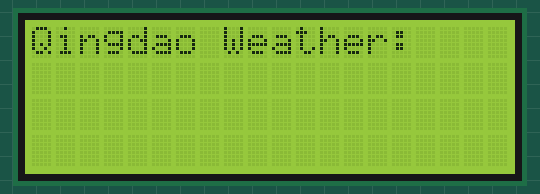
Recording of a sketch running on a simulated ESP8266 (NodeMCU). On the bench: 20×4 character LCD. WiFi joins after 1.5 s; servers stay silent unless stated; uploads are accepted with an empty reply; what the sketch prints to the serial monitor is not drawn.

Above: at 0.1 s.
At 3.6 s:
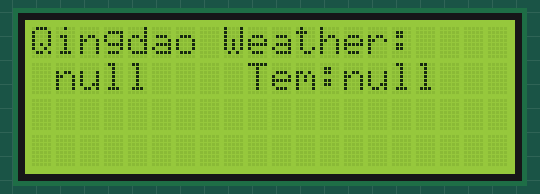

The sketch:

code.ino
```cpp
#include <ArduinoJson.h>
#include <ESP8266WiFi.h>
#include <Wire.h>
#include <LiquidCrystal_I2C.h>
LiquidCrystal_I2C lcd(0x27,20,4);  // set the LCD address to 0x27 for a 16 chars and 2 line display


const char* ssid     = "shuo";       // 连接WiFi名（此处使用shuo为示例）
                                            // 请将您需要连接的WiFi名填入引号中
const char* password = "123456789";          // 连接WiFi密码（此处使用123456789为示例）
                                            // 请将您需要连接的WiFi密码填入引号中

const char* host = "api.seniverse.com";     // 将要连接的服务器地址
const int httpPort = 80;                    // 将要连接的服务器端口

// 心知天气HTTP请求所需信息
String reqUserKey = "SLCDhO3YLZzWseA7J";   // 私钥
String reqLocation = "qingdao";            // 城市
String reqUnit = "c";                      // 摄氏/华氏

void setup(){
  Serial.begin(9600);
  Serial.println("");

  lcd.init();
  // Print a message to the LCD.
  lcd.backlight();
  lcd.setCursor(0,0);
  lcd.print("Qingdao Weather:");

  // 连接WiFi
  connectWiFi();
}

void loop(){
  // 建立心知天气API当前天气请求资源地址
  String reqRes = "/v3/weather/now.json?key=" + reqUserKey +
                  + "&location=" + reqLocation +
                  "&language=en&unit=" +reqUnit;

  // 向心知天气服务器服务器请求信息并对信息进行解析
  httpRequest(reqRes);
  delay(5000);
}

// 向心知天气服务器服务器请求信息并对信息进行解析
void httpRequest(String reqRes){
  WiFiClient client;

  // 建立http请求信息
  String httpRequest = String("GET ") + reqRes + " HTTP/1.1\r\n" +
                              "Host: " + host + "\r\n" +
                              "Connection: close\r\n\r\n";
  Serial.println("");
  Serial.print("Connecting to "); Serial.print(host);

  // 尝试连接服务器
  if (client.connect(host, 80)){
    Serial.println(" Success!");

    // 向服务器发送http请求信息
    client.print(httpRequest);
    Serial.println("Sending request: ");
    Serial.println(httpRequest);

    // 获取并显示服务器响应状态行
    String status_response = client.readStringUntil('\n');
    Serial.print("status_response: ");
    Serial.println(status_response);

    // 使用find跳过HTTP响应头
    if (client.find("\r\n\r\n")) {
      Serial.println("Found Header End. Start Parsing.");
    }

    // 利用ArduinoJson库解析心知天气响应信息
    parseInfo(client);
  } else {
    Serial.println(" connection failed!");
  }
  //断开客户端与服务器连接工作
  client.stop();
}

void connectWiFi(){
  WiFi.begin(ssid, password);
  Serial.print("Connecting to ");
  Serial.print(ssid); Serial.println(" ...");

  int i = 0;
  int timeout = 30; // Timeout after 30 seconds
  while (WiFi.status() != WL_CONNECTED && i < timeout) {
    delay(1000);
    Serial.print(i++); Serial.print(' ');
  }
  if (WiFi.status() == WL_CONNECTED) {
    Serial.println("");
    Serial.println("Connection established!");
    Serial.print("IP address:    ");
    Serial.println(WiFi.localIP());
  } else {
    Serial.println("");
    Serial.println("Connection failed!");
  }
}
// 利用ArduinoJson库解析心知天气响应信息
void parseInfo(WiFiClient client){
  const size_t capacity = JSON_ARRAY_SIZE(1) + JSON_OBJECT_SIZE(1) + 2*JSON_OBJECT_SIZE(3) + JSON_OBJECT_SIZE(6) + 230;
  DynamicJsonDocument doc(capacity);
  deserializeJson(doc, client);
  JsonObject results_0 = doc["results"][0];

  JsonObject results_0_now = results_0["now"];
  const char* results_0_now_text = results_0_now["text"]; // "Sunny"
  const char* results_0_now_temperature = results_0_now["temperature"]; // "32"

  // 通过串口监视器显示以上信息
  String results_0_now_text_str = results_0_now["text"].as<String>();
  String results_0_now_temperature_str = "Tem:"+results_0_now["temperature"].as<String>();

  Serial.println(F("======Weahter Now======="));
  Serial.print(F("Weather Now: "));
  Serial.println(results_0_now_text_str);
  Serial.print(F("Temperature: "));
  Serial.println(results_0_now_temperature_str);
  Serial.println(F("========================"));
  lcd.setCursor(0,1);
  lcd.print("                ");
  lcd.setCursor(1,1);
  lcd.print(results_0_now_text_str);
  lcd.setCursor(9,1);
  lcd.print(results_0_now_temperature_str);
}
```
